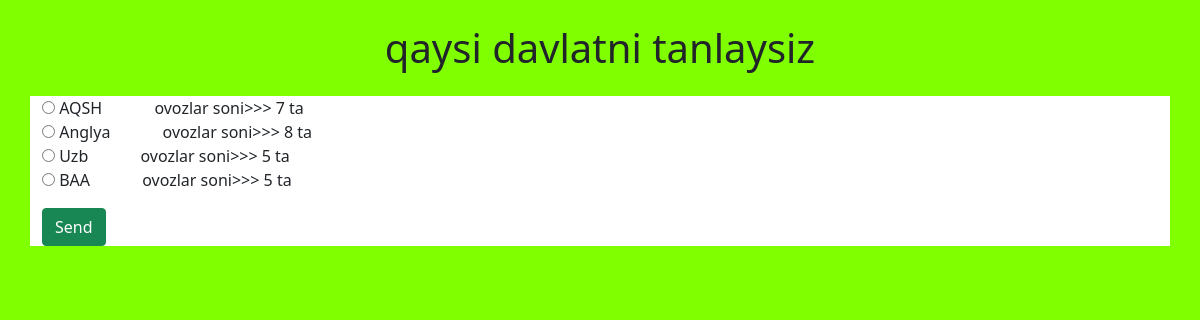
The page /2/menu/ on the database its author committed.
### home/models.py (models this page shows)
class School(models.Model):
    questions_name = models.CharField(max_length=300)
    create_time = models.DateTimeField( default=timezone.now)
    def __str__(self) -> str:
        return self.questions_name

class menus(models.Model):
    school = models.ForeignKey(School,on_delete=models.CASCADE)
    name = models.CharField(max_length=100)
    ovozlar_soni = models.SmallIntegerField(default=0)
    def __str__(self) -> str:
        return self.name

### home/views.py (the view)
# urls.py: path('<int:question_id>/menu/',Menusview,name = 'menu'),
def Menusview(request, question_id):
    if request.POST:
        son = request.POST['ovoz']
        savol = menus.objects.get(id = son)
        savol.ovozlar_soni += 1
        savol.save()
    menu = menus.objects.filter(school_id = question_id)
    question = School.objects.get(id=question_id)
    context = {
        "menu":menu,
        "questions": question
    }
    return render(request, 'menu.html',context)

### template/menu.html (shortened to what this page needs)
<!DOCTYPE html>
<html lang="en">
<head>
    <link href="https://cdn.jsdelivr.net/npm/bootstrap@5.0.2/dist/css/bootstrap.min.css" rel="stylesheet">
    {% load static %}
    <link rel="stylesheet" href="{% static 'style.css' %}">
</head>
<body class="bd">
    <h1 class="text-center my-4">{{ questions }}</h1>
    <div class="container">
        <form action="/{{ questions.id }}/menu/" method="POST">
            <ol class="list-unstyled">
                {% for menu in menu %}
                    <input  id= "text" type="radio"  name="ovoz" value="{{ menu.id }}">
                    <label for="text">{{menu}} <span class="mx-5">ovozlar soni>>> {{ menu.ovozlar_soni }} ta</span></label>
                    <br>
                {% endfor %}
        </ol>
            <button class="btn btn-success">Send</button>
        </form>
    </div>
</body>
</html>

### static/style.css (style rules this page uses)
* { margin: 0; padding: 0; box-sizing: border-box; }
.container { background-color: white; }
.bd { background-color: chartreuse; }

### rows shown on the page
School: questions_name "qaysi davlatni tanlaysiz"
menus: name "AQSH", ovozlar_soni "7"
menus: name "Anglya", ovozlar_soni "8"
menus: name "Uzb", ovozlar_soni "5"
menus: name "BAA", ovozlar_soni "5"
